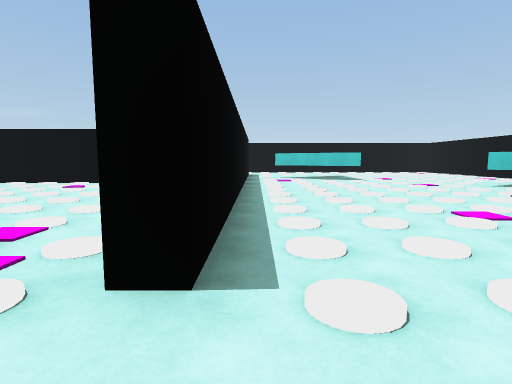
view 1 (above)

24 first-person views from a walk through a 3-D level made in the Unity game engine. The camera is 1.5 m above the floor, tilts 6° down and sees 80° across. The floor is counted in squares, 2 m on a side. Each view is taken from the middle of a square. On the plan, view 1 faces up. The plan holds only what a view shows up to about 10 squares ahead; the rest is blank. The place goes on beyond the plan.

view 2
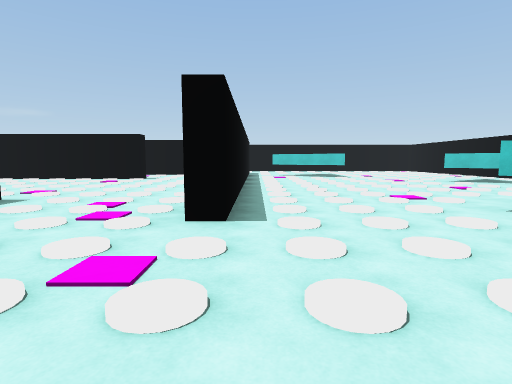

view 3
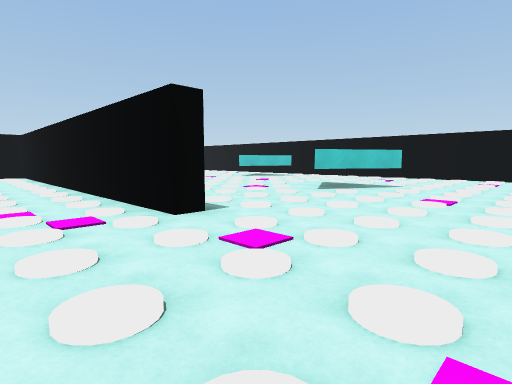

view 4
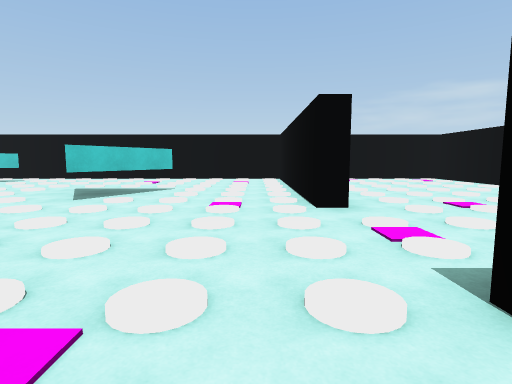

view 5
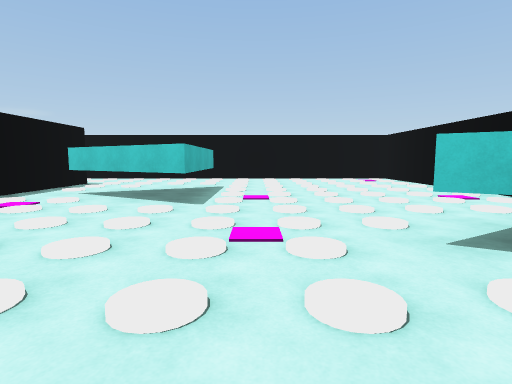

view 6
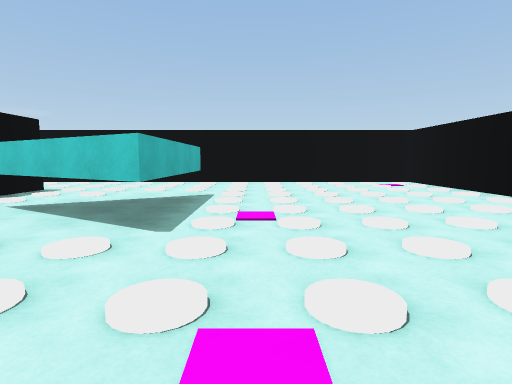

view 7
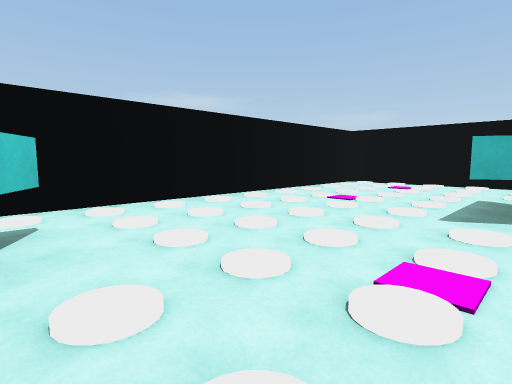

view 8
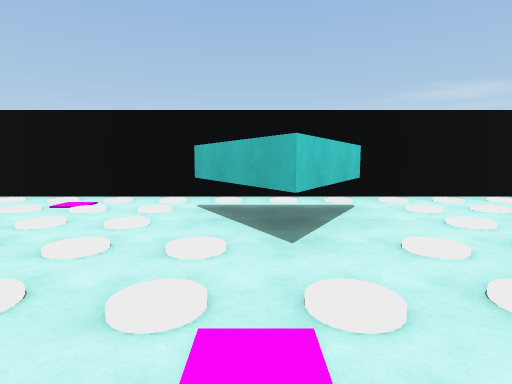

view 9
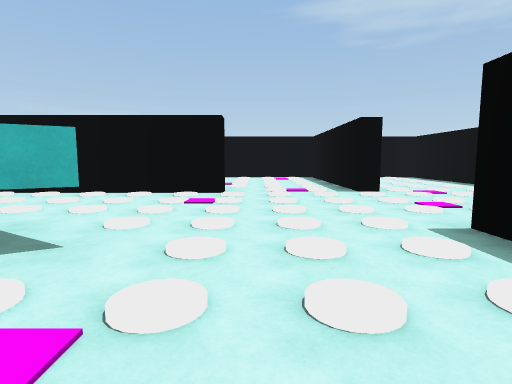

view 10
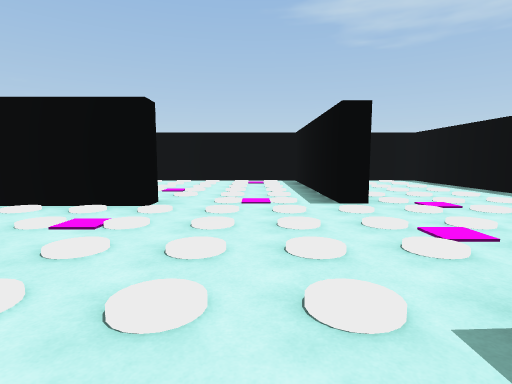

view 11
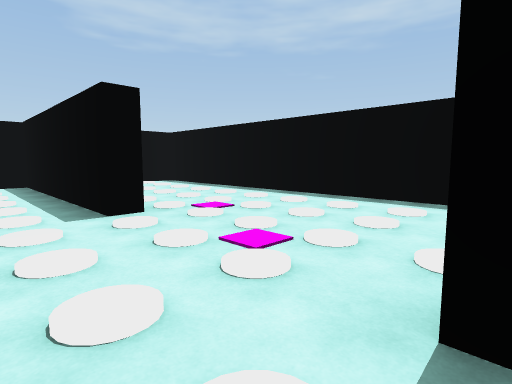

view 12
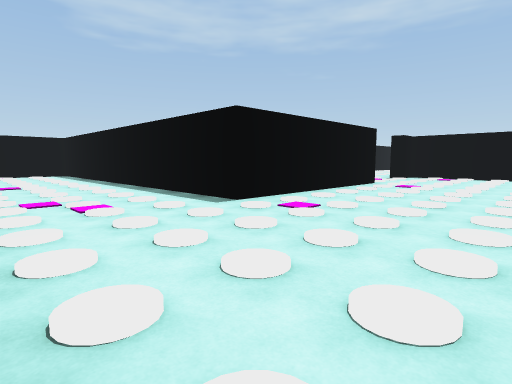

view 13
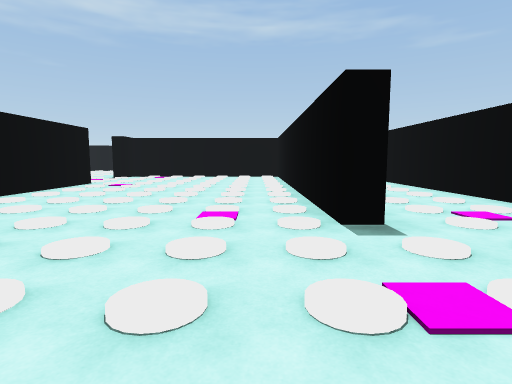

view 14
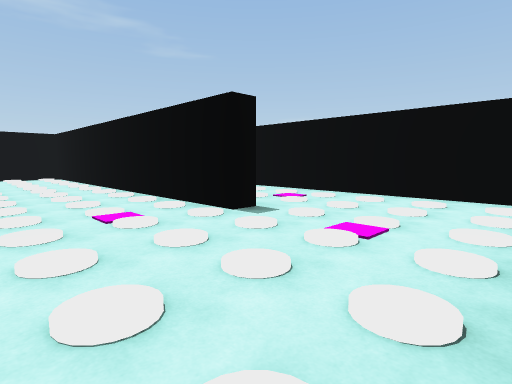

view 15
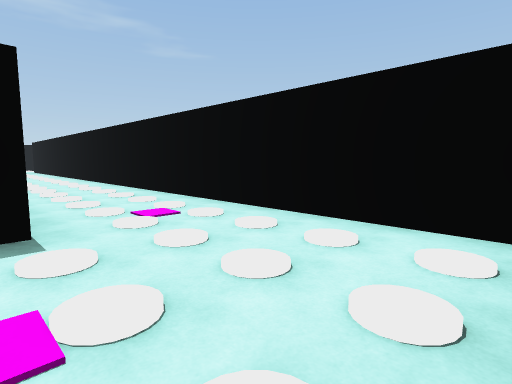

view 16
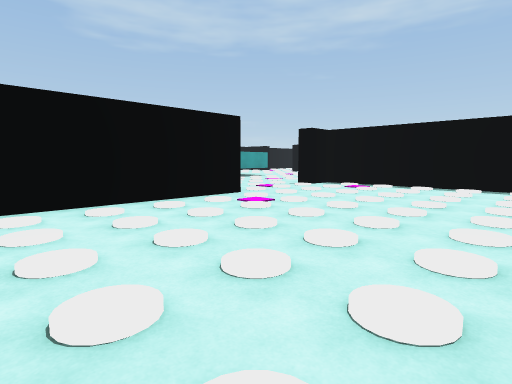

view 17
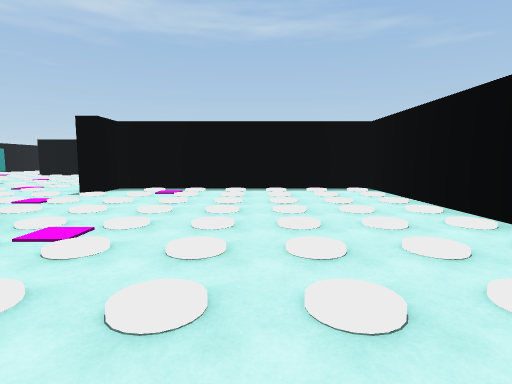

view 18
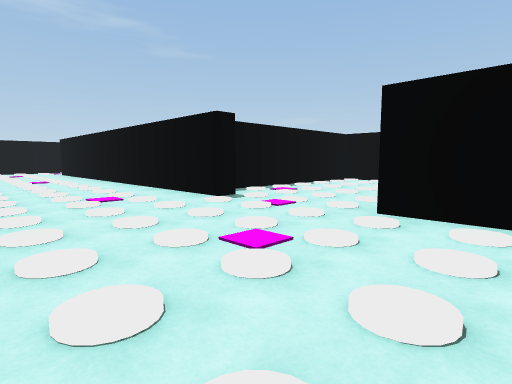

view 19
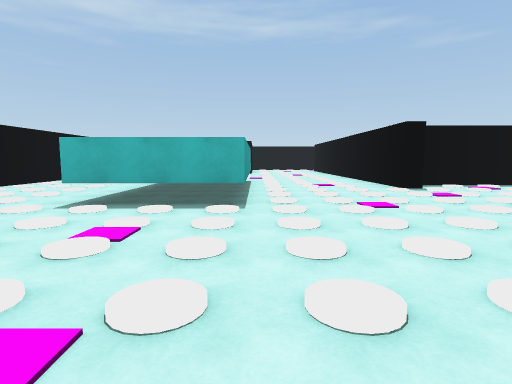

view 20
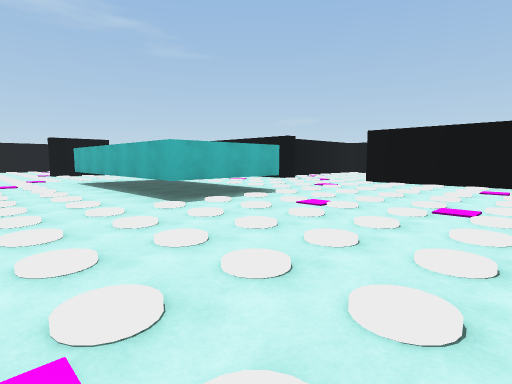

view 21
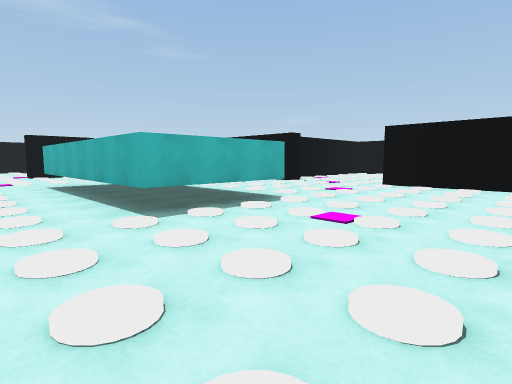

view 22
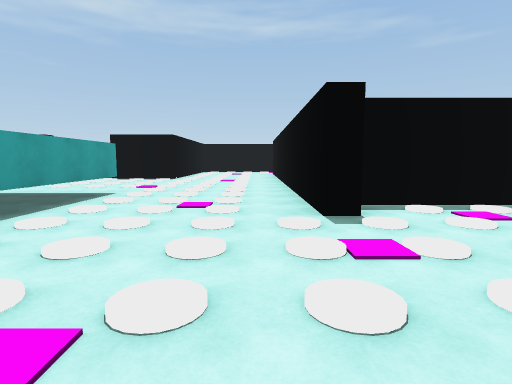

view 23
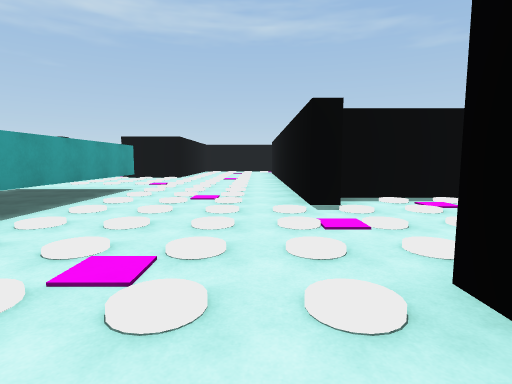

view 24
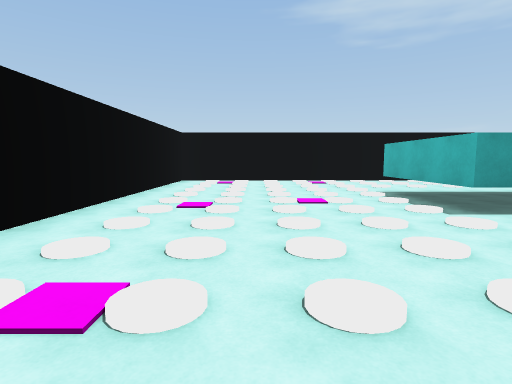

### Floor plan
Key: @ floor where view 1 was taken; # wall or solid block; . floor; T thing the floor can be seen under or through; O other object.
Columns run from 20 left of view 1 to 11 right of it. Each row starts with its distance up from view 1.
 18                     .......... #
 17                     ...........#
 16                     ...........#
 15                     #..........#
 14         #############..O.......#
 13         ............#OOO.......#
 12         ............#..O.......#
 11            .........#..........#
 10      ###########....#........O.#
  9      #..............#......OO..
  8      #..............#.......O..
  7      #..............#..........#
  6      #..............#..........#
  5      #..............#..........#
  4      #....######....#..........#
  3 ######........ #....#....O.....#
  2 .............. #....#...OO.....#
  1 ...............#..........O....#
  0 ...............#....@..........#
 -1 ...............#.............. #
 -2 ...####TT#.....#.......#######
 -3 ...###   T.....#...#......
 -4  ..###TTTT.....#...#........
 -5   .............#...#.........
 -6   .............#.. #.........
 -7      ..........#.. #.... ...

Where each view was taken, in squares from view 1:
view 1: 0 up, 0 right, facing up
view 2: 2 down, 0 right, facing up
view 3: 2 down, 3 left, facing up-right
view 4: 1 down, 2 left, facing right
view 5: 6 up, 5 right, facing up
view 6: 8 up, 5 right, facing up
view 7: 8 up, 5 right, facing down-right
view 8: 9 up, 4 right, facing right
view 9: 5 up, 2 right, facing down
view 10: 3 up, 1 right, facing down
view 11: 2 up, 1 right, facing down-left
view 12: 8 up, 1 left, facing down-left
view 13: 9 up, 1 left, facing left
view 14: 7 up, 1 left, facing up-left
view 15: 10 up, 1 left, facing up-left
view 16: 9 up, 6 left, facing down-left
view 17: 7 up, 7 left, facing left
view 18: 1 down, 9 left, facing up-left
view 19: 1 down, 6 left, facing left
view 20: 7 down, 6 left, facing up-left
view 21: 6 down, 7 left, facing up-left
view 22: 2 up, 10 left, facing left
view 23: 2 up, 9 left, facing left
view 24: 3 up, 8 left, facing down
